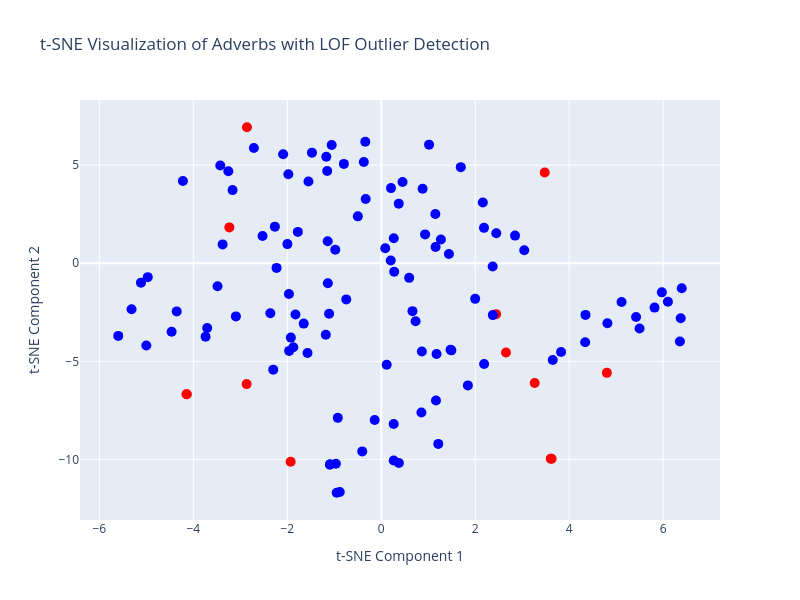

The cell this chart's notebook holds for it:
### Code cell
from sklearn.manifold import TSNE
import plotly.graph_objects as go

# Dimensionality reduction using t-SNE
tsne = TSNE(n_components=2, random_state=42)
X_reduced = tsne.fit_transform(X)

# Prepare data for Plotly visualization
data = {
    "Component 1": X_reduced[:, 0],
    "Component 2": X_reduced[:, 1],
    "Adverb": [idx2adv[i] for i in range(X.shape[0])],
    "Outlier": ["Outlier" if pred == -1 else "Inlier" for pred in y_pred],
}

# Create a scatter plot with Plotly
fig = go.Figure()

# Add scatter points
fig.add_trace(go.Scatter(
    x=data["Component 1"],
    y=data["Component 2"],
    mode='markers',
    marker=dict(size=10, color=["red" if o == "Outlier" else "blue" for o in data["Outlier"]]),
    text=data["Adverb"],  # Adverbs for hover
    customdata=data["Outlier"],  # Inlier/Outlier status for hover
    hovertemplate="Adverb: %{text}<br>Status: %{customdata}<extra></extra>"
))

# Update layout
fig.update_layout(
    title="t-SNE Visualization of Adverbs with LOF Outlier Detection",
    xaxis_title="t-SNE Component 1",
    yaxis_title="t-SNE Component 2",
    width=800,
    height=600
)

# Show the plot
fig.show()

print(f"Number of outliers detected: {n_outliers}/{X.shape[0]}")

### Figure 1 — Plotly figure (JSON) as saved in the notebook; plotly's stock layout.template omitted (floating-point values rounded to 4 significant figures)
{"data": [{"customdata": ["Inlier", "Inlier", "Outlier", "Inlier", "Inlier", "Inlier", "Inlier", "Inlier", "Inlier", "Inlier", "Inlier", "Inlier", "Inlier", "Inlier", "Inlier", "Inlier", "Outlier", "Outlier", "Inlier", "Inlier", "Inlier", "Inlier", "Inlier", "Inlier", "Outlier", "Inlier", "Inlier", "Inlier", "Inlier", "Inlier", "Inlier", "Inlier", "Inlier", "Inlier", "Inlier", "Inlier", "Inlier", "Inlier", "Inlier", "Outlier", "Inlier", "Inlier", "Inlier", "Inlier", "Inlier", "Inlier", "Inlier", "Inlier", "Inlier", "Inlier", "Inlier", "Inlier", "Inlier", "Inlier", "Inlier", "Inlier", "Inlier", "Inlier", "Inlier", "Inlier", "Inlier", "Inlier", "Inlier", "Inlier", "Inlier", "Inlier", "Inlier", "Outlier", "Inlier", "Inlier", "Inlier", "Inlier", "Inlier", "Inlier", "Inlier", "Inlier", "Inlier", "Inlier", "Inlier", "Inlier", "Inlier", "Inlier", "Outlier", "Inlier", "Inlier", "Inlier", "Inlier", "Inlier", "Inlier", "Inlier", "Outlier", "Inlier", "Inlier", "Inlier", "Inlier", "Inlier", "Inlier", "Inlier", "Inlier", "Inlier", "Inlier", "Outlier", "Inlier", "Outlier", "Inlier", "Inlier", "Outlier", "Inlier", "Inlier", "Inlier", "Inlier", "Inlier", "Inlier", "Inlier", "Inlier", "Inlier", "Outlier", "Inlier", "Outlier", "Inlier", "Inlier", "Inlier", "Inlier"], "hovertemplate": "Adverb: %{text}<br>Status: %{customdata}<extra></extra>", "marker": {"color": ["blue", "blue", "red", "blue", "blue", "blue", "blue", "blue", "blue", "blue", "blue", "blue", "blue", "blue", "blue", "blue", "red", "red", "blue", "blue", "blue", "blue", "blue", "blue", "red", "blue", "blue", "blue", "blue", "blue", "blue", "blue", "blue", "blue", "blue", "blue", "blue", "blue", "blue", "red", "blue", "blue", "blue", "blue", "blue", "blue", "blue", "blue", "blue", "blue", "blue", "blue", "blue", "blue", "blue", "blue", "blue", "blue", "blue", "blue", "blue", "blue", "blue", "blue", "blue", "blue", "blue", "red", "blue", "blue", "blue", "blue", "blue", "blue", "blue", "blue", "blue", "blue", "blue", "blue", "blue", "blue", "red", "blue", "blue", "blue", "blue", "blue", "blue", "blue", "red", "blue", "blue", "blue", "blue", "blue", "blue", "blue", "blue", "blue", "blue", "red", "blue", "red", "blue", "blue", "red", "blue", "blue", "blue", "blue", "blue", "blue", "blue", "blue", "blue", "red", "blue", "red", "blue", "blue", "blue", "blue"], "size": 10}, "mode": "markers", "text": ["absolument", "actuellement", "afin", "ailleurs", "ainsi", "alors", "après", "assez", "au-delà", "au-dessus", "aujourd'hui", "auparavant", "auprès", "aussi", "autant", "autour", "autrement", "avant", "beaucoup", "bien", "bientôt", "cependant", "certes", "clairement", "comment", "complètement", "contrairement", "davantage", "depuis", "directement", "donc", "définitivement", "déjà", "désormais", "encore", "enfin", "ensemble", "ensuite", "entièrement", "environ", "essentiellement", "extrêmement", "facilement", "finalement", "fort", "fortement", "généralement", "hier", "hors", "ici", "immédiatement", "initialement", "jamais", "juste", "largement", "loin", "longtemps", "lors", "là", "légèrement", "maintenant", "mal", "malheureusement", "mieux", "moins", "même", "naturellement", "ne", "non", "notamment", "néanmoins", "officiellement", "parfaitement", "parfois", "particulièrement", "partiellement", "partout", "pas", "peu", "peut-être", "plus", "plutôt", "pourquoi", "pourtant", "pratiquement", "presque", "principalement", "probablement", "progressivement", "près", "que", "rapidement", "rarement", "relativement", "respectivement", "récemment", "réellement", "régulièrement", "seulement", "si", "simplement", "soit", "souvent", "spécialement", "surtout", "tant", "tard", "totalement", "toujours", "tout", "toutefois", "traditionnellement", "trop", "très", "tôt", "uniquement", "vis-à-vis", "vite", "vivement", "vraiment", "véritablement", "également", "éventuellement"], "type": "scatter", "x": [0.6644, -1.978, 3.626, -4.462, -1.826, -1.17, -5.315, 5.817, 0.2649, -0.9662, -2.361, -4.354, -1.091, 1.27, 0.2647, -1.093, 3.479, 3.608, -0.1397, 0.275, -2.088, -1.872, -2.3, -1.14, -4.144, 2.187, 0.3754, -0.9254, -4.97, -3.426, -0.7956, -1.055, 0.8803, -1.151, 0.7309, -1.96, -5.598, -1.475, -2.526, 3.266, 0.9332, 6.396, -1.137, 0.4529, 4.347, -0.4986, -1.55, -5.114, -0.9484, -3.094, -0.3312, -2.264, 1.693, 3.65, -0.9788, 1.214, -3.485, -0.8838, -3.705, 6.374, -1.11, -1.775, -1.57, -1.965, 0.855, 1.177, -0.7449, -2.865, 6.356, 1.492, -1.651, 0.2078, 0.3724, 0.2021, 4.813, -1.998, -3.739, 1.018, 1.165, 0.864, 5.497, 2.372, -4.141, -1.181, 2.162, 4.341, 0.2662, 1.44, -3.165, -0.4047, 4.801, -3.255, 0.5943, 5.972, -5.001, -3.377, -0.3396, -2.711, 2.189, 5.115, 1.999, 2.655, 0.08498, -3.233, 1.475, 1.843, 2.443, 2.448, 1.157, 3.827, -1.924, 1.151, 5.423, 6.101, 2.374, 0.1156, -1.928, -4.222, -2.859, 3.044, 2.847, -0.3712, -2.229], "y": [-2.442, 4.535, -9.963, -3.493, -2.617, 5.424, -2.346, -2.262, -10.05, -10.22, -2.546, -2.455, -10.25, 1.206, -8.193, -10.27, 4.625, -9.959, -7.993, -0.4365, 5.552, -4.278, -5.423, 1.116, -6.676, 1.802, -10.18, -7.881, -0.7088, 4.977, 5.063, 6.022, 3.792, 4.703, -2.961, -4.467, -3.703, 5.636, 1.384, -6.102, 1.469, -1.278, -1.019, 4.137, -2.634, 2.388, 4.162, -0.9908, -11.7, -2.71, 3.275, 1.865, 4.896, -4.931, 0.6856, -9.208, -1.173, -11.66, -3.305, -2.806, -2.575, 1.597, -4.579, -1.572, -7.609, -4.63, -1.843, -6.161, -3.993, -4.441, -3.078, 3.828, 3.036, 0.1366, -3.057, 0.9752, -3.741, 6.043, -6.999, -4.501, -3.327, -0.1679, -6.678, -3.641, 3.098, -4.028, 1.275, 0.4688, 3.726, -9.59, -5.588, 4.688, -0.7453, -1.484, -4.194, 0.9601, 6.191, 5.872, -5.133, -1.974, -1.815, -4.548, 0.7645, 1.825, -4.409, -6.226, -2.594, 1.528, 0.828, -4.526, -3.79, 2.513, -2.741, -1.961, -2.644, -5.175, -10.12, 4.19, 6.93, 0.6596, 1.408, 5.155, -0.2377]}], "layout": {"height": 600, "title": {"text": "t-SNE Visualization of Adverbs with LOF Outlier Detection"}, "width": 800, "xaxis": {"title": {"text": "t-SNE Component 1"}}, "yaxis": {"title": {"text": "t-SNE Component 2"}}}}
